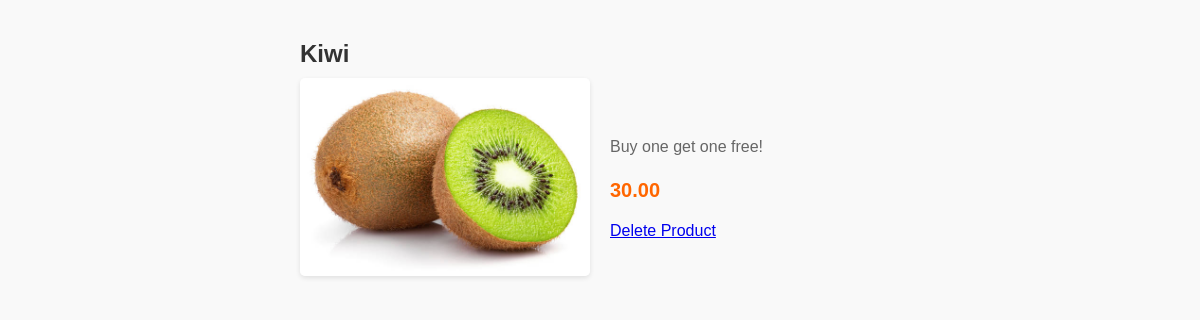
The app's page /inventory/products/1/, older data.
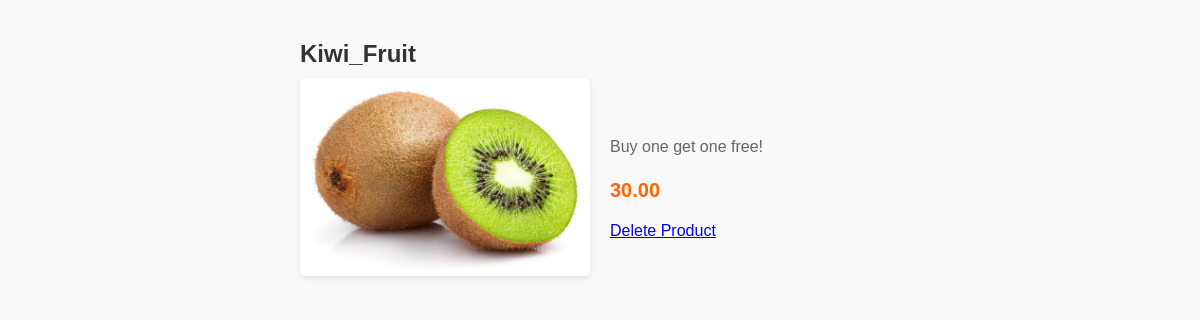
The same page, newer data.
### inventory/models.py (models this page shows)
class Product(models.Model):
    vendor = models.ForeignKey(Vendor, null=True,on_delete=models.CASCADE)
    name = models.CharField(max_length=32)
    price  =models.DecimalField(max_digits=8, decimal_places=2)
    stock = models.PositiveIntegerField()
    image = models.ImageField()
    description = models.TextField()
    date_created  = models.DateTimeField(auto_now_add=True)
    date_updated = models.DateTimeField(auto_now=True)

### inventory/views.py (the view)
# urls.py: path("products/<int:id>/", product_detail, name="product_detail_view"),
def product_detail(request, id):
    product = Product.objects.get(id=id)
    return render(request, "inventory/product_detail.html", {"product": product})

### template/inventory/product_detail.html (shortened to what this page needs)
<!DOCTYPE html>
<html>
<head>
</head>
<body>
    <div class="container">
        <h2 class="product-name">{{product.name}}</h2>
        <div class="product-details">
            <div class="product-image">
                <img src="{{product.image.url}}" alt="{{product.name}}">
            </div>
            <div class="product-info">
                <p class="product-description">{{product.description}}</p>
                <span class="product-price">{{product.price}}</span>
                <a href="{% url 'delete_product' product.id %}" class="delete-product">Delete Product</a>
            </div>
        </div>
    </div>
</body>
</html>

Row changes from the older to the newer data that the page shows:
changed Product "Buy one get one free!": name "Kiwi" → "Kiwi_Fruit"
